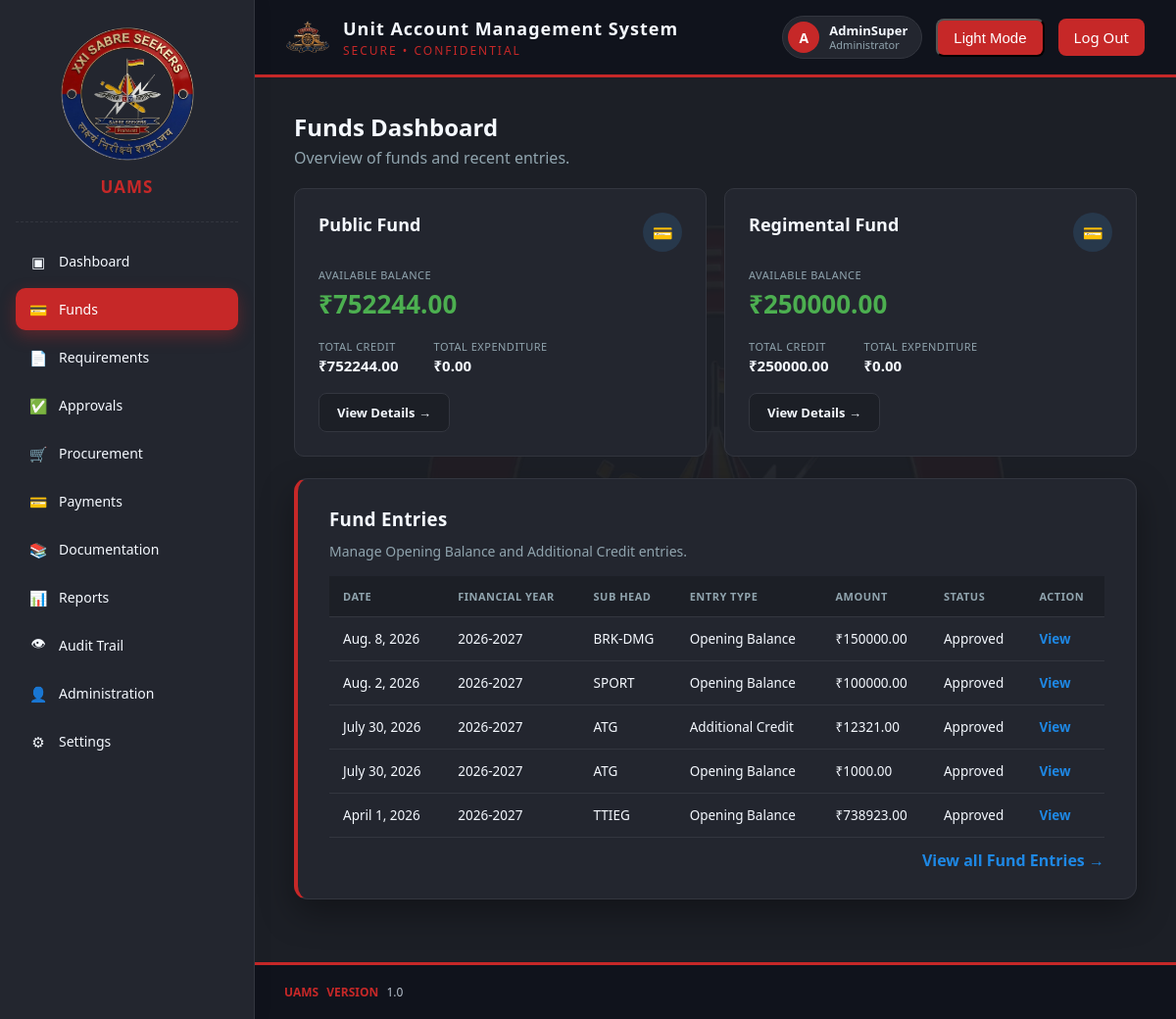
Page /finance/funds/ (signed in) on the earlier database version.
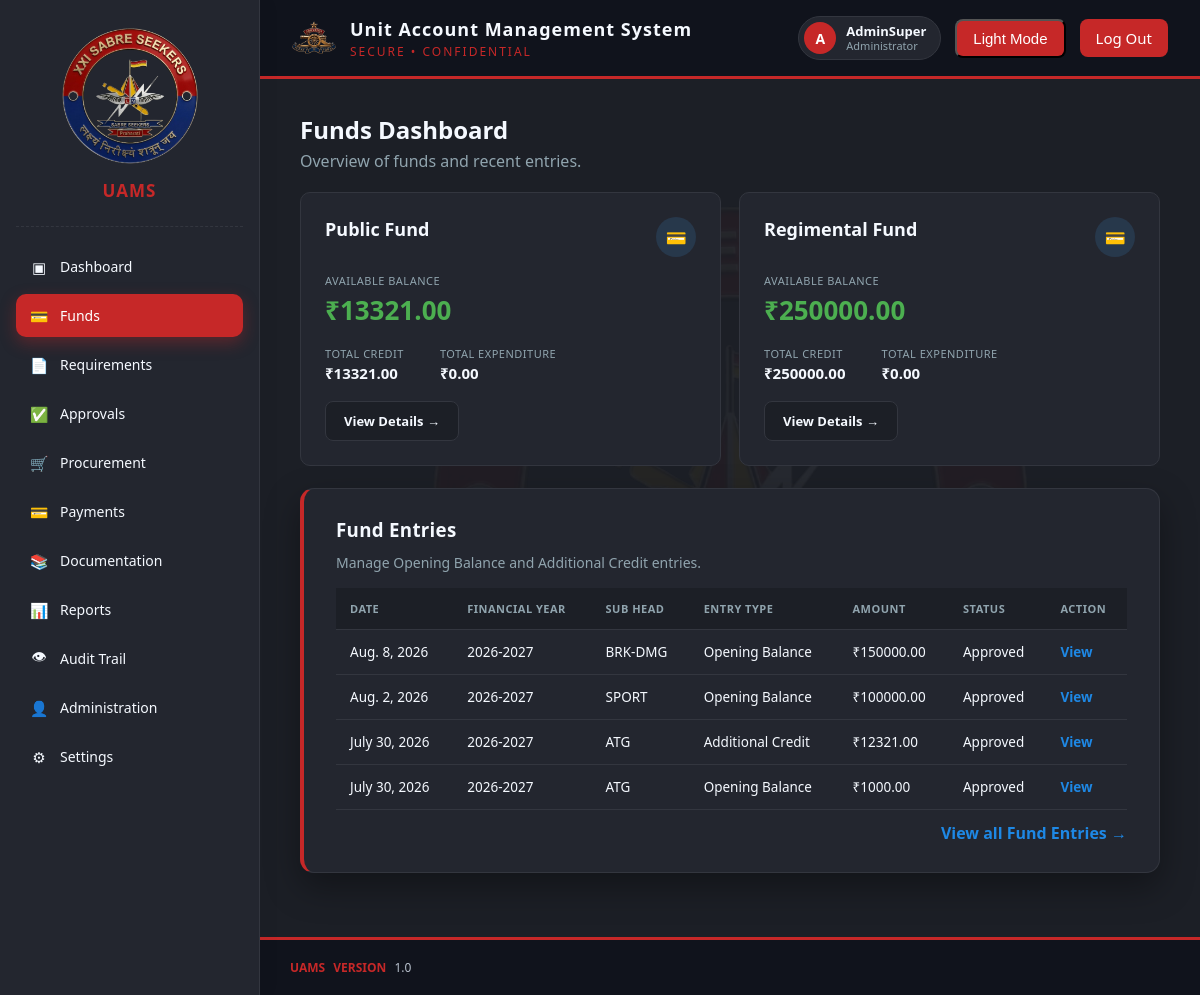
Same page on the later database version.
### masterdata/models.py (models this page shows, shortened)
class FundHead(CoreModel):
    name = models.CharField(max_length=150, unique=True)
    code = models.CharField(max_length=20, unique=True)
    is_active = models.BooleanField(default=True)
    class Meta:
        db_table = "md_fund_heads"
        ordering = ["name"]

class SubHead(CoreModel):
    fund_head = models.ForeignKey(
        FundHead, on_delete=models.PROTECT, related_name="sub_heads"
    )
    name = models.CharField(max_length=150)
    code = models.CharField(max_length=20)
    is_active = models.BooleanField(default=True)
    class Meta:
        db_table = "md_sub_heads"
        ordering = ["fund_head__name", "name"]
        unique_together = ("fund_head", "code")
        verbose_name_plural = "Sub Heads"

### finance/models.py (models this page shows, shortened)
class FundEntry(CoreModel):
    ENTRY_TYPE_CHOICES = [
        ("OPENING", "Opening Balance"),
        ("ADDITIONAL_CREDIT", "Additional Credit"),
    ]
    STATUS_CHOICES = [
        ("DRAFT", "Draft"),
        ("PENDING_CFA", "Pending CFA Approval"),
        ("APPROVED", "Approved"),
        ("RETURNED", "Returned for Correction"),
        ("REJECTED", "Rejected"),
        ("REVERSED", "Reversed"),
    ]
    financial_year = models.ForeignKey(
        FinancialYear,
        on_delete=models.PROTECT,
        related_name="fund_entries",
    )
    sub_head = models.ForeignKey(
        SubHead,
        on_delete=models.PROTECT,
        related_name="fund_entries",
    )
    entry_number = models.CharField(
        max_length=40,
        unique=True,
        editable=False,
        null=True,
        blank=True,
    )
    entry_type = models.CharField(
        max_length=25,
        choices=ENTRY_TYPE_CHOICES,
    )
    amount = models.DecimalField(
        max_digits=15,
        decimal_places=2,
        validators=[MinValueValidator(Decimal("0.01"))],
    )
    entry_date = models.DateField(
        default=timezone.localdate,
    )
    source = models.CharField(
        max_length=250,
        help_text=(
            "Example: Government grant, higher formation allocation, "
            "CSD profit or monthly cutting."
        ),
    )
    authority_number = models.CharField(
        max_length=100,
        blank=True,
        null=True,
    )
    authority_date = models.DateField(
        blank=True,
        null=True,
    )
    remarks = models.TextField(
        blank=True,
        null=True,
    )
    status = models.CharField(
        max_length=20,
        choices=STATUS_CHOICES,
        default="DRAFT",
    )
    cfa_remarks = models.TextField(
        blank=True,
        null=True,
    )
    cfa_acted_by = models.ForeignKey(
        settings.AUTH_USER_MODEL,
        on_delete=models.PROTECT,
        related_name="fund_entries_cfa_acted",
        blank=True,
        null=True,
    )
    cfa_acted_at = models.DateTimeField(
        blank=True,
        null=True,
    )
    class Meta:
        db_table = "fin_fund_entries"
        ordering = ["-entry_date", "-created_at"]
        verbose_name = "Fund Entry"
        verbose_name_plural = "Fund Entries"

class FinancialYear(CoreModel):
    name = models.CharField(
        max_length=9,
        unique=True,
        verbose_name="Financial Year",
        help_text="Example: 2026-27",
    )
    start_date = models.DateField()
    end_date = models.DateField()
    is_active = models.BooleanField(
        default=False,
        help_text="Only one financial year can remain active.",
    )
    is_closed = models.BooleanField(
        default=False,
        help_text="Closed financial years cannot accept new transactions.",
    )
    class Meta:
        db_table = "fin_financial_years"
        ordering = ["-start_date"]
        verbose_name = "Financial Year"
        verbose_name_plural = "Financial Years"
    def __str__(self):
        return self.name

### finance/views.py (the view)
@login_required
def fund_dashboard(request):
    role = getattr(request.user, "role", None)
    if role not in FUND_ROLES:
        raise PermissionDenied(
            "You are not authorised to access Funds."
        )
    fund_heads = []
    for fh in FundHead.objects.filter(is_active=True).order_by("name"):
        txns = FundTransaction.objects.filter(sub_head__fund_head=fh)
        summary = _balance_summary(txns)
        fund_heads.append({"fund_head": fh, **summary})
    if role == "ACCOUNTS_OFFICER":
        entries = FundEntry.objects.filter(
            created_by=request.user
        ).select_related(
            "financial_year", "sub_head", "sub_head__fund_head", "cfa_acted_by",
        )
    elif role == "CFA":
        entries = FundEntry.objects.filter(
            status="PENDING_CFA"
        ).select_related(
            "financial_year", "sub_head", "sub_head__fund_head", "created_by",
        )
    else:
        entries = FundEntry.objects.select_related(
            "financial_year", "sub_head", "sub_head__fund_head",
            "created_by", "cfa_acted_by",
        )
    context = {
        "fund_heads": fund_heads,
        "entries": entries[:10],
        "role": role,
    }
    return render(request, "finance/fund_dashboard.html", context)

### core_base/models.py (called while the page is built)
    def get_queryset(self):
        return super().get_queryset().filter(is_deleted=False)

### finance/views.py (called while the page is built)
def _balance_summary(transaction_qs):
    totals = transaction_qs.aggregate(
        total_credit=Coalesce(
            Sum("amount", filter=Q(transaction_type__in=CREDIT_TYPES)),
            ZERO,
        ),
        total_expenditure=Coalesce(
            Sum("amount", filter=Q(transaction_type="EXPENDITURE")),
            ZERO,
        ),
        total_debit=Coalesce(
            Sum("amount", filter=Q(transaction_type__in=DEBIT_TYPES)),
            ZERO,
        ),
    )
    totals["available_balance"] = (
        totals["total_credit"] - totals["total_debit"]
    )
    return totals

### templates/finance/fund_dashboard.html (shortened to what this page needs)
{% load static %}
<!DOCTYPE html>
<html lang="en">
<head>
  <link rel="stylesheet" href="{% static 'css/style.css' %}">
</head>
<body>
<div class="app-layout">
  {% include 'partials/sidebar.html' with active_nav='funds' %}
  <div class="main-content">
    {% include 'partials/header.html' with active_nav='funds' %}
    <div class="dashboard-shell">
      <div class="fd-page-head">
        <h2>Funds Dashboard</h2>
        <p>Overview of funds and recent entries.</p>
      </div>
      <div class="fd-fund-grid">
        {% for fh in fund_heads %}
          <div class="fd-fund-card">
            <div class="fd-fund-card-head">
              <h3>{{ fh.fund_head.name }}</h3>
              <div class="fd-fund-icon">&#128179;</div>
            </div>
            <div class="fd-balance-label">Available Balance</div>
            <div class="fd-balance-value">&#8377;{{ fh.available_balance|floatformat:2 }}</div>
            <div class="fd-mini-row">
              <div>
                <div class="fd-mini-label">Total Credit</div>
                <div class="fd-mini-value">&#8377;{{ fh.total_credit|floatformat:2 }}</div>
              </div>
              <div>
                <div class="fd-mini-label">Total Expenditure</div>
                <div class="fd-mini-value">&#8377;{{ fh.total_expenditure|floatformat:2 }}</div>
              </div>
            </div>
            <a href="{% url 'finance:fund-head-detail' fh.fund_head.pk %}" class="fd-view-btn">View Details &rarr;</a>
          </div>
        {% empty %}
          <div class="fd-fund-card">
            <p style="color:var(--text-secondary);">No active Fund Heads configured yet.</p>
          </div>
        {% endfor %}
      </div>
      <div class="card">
        <div class="fd-entries-head">
          <div>
            <h3>Fund Entries</h3>
            <p>Manage Opening Balance and Additional Credit entries.</p>
          </div>
        </div>
        <table class="fd-table">
          <thead>
            <tr>
              <th>Date</th>
              <th>Financial Year</th>
              <th>Sub Head</th>
              <th>Entry Type</th>
              <th>Amount</th>
              <th>Status</th>
              <th>Action</th>
            </tr>
          </thead>
          <tbody>
            {% for entry in entries %}
              <tr>
                <td>{{ entry.entry_date }}</td>
                <td>{{ entry.financial_year }}</td>
                <td>{{ entry.sub_head.code }}</td>
                <td>{{ entry.get_entry_type_display }}</td>
                <td>&#8377;{{ entry.amount }}</td>
                <td>{{ entry.get_status_display }}</td>
                <td><a href="{% url 'finance:fund-entry-detail' entry.pk %}" class="fd-view-link">View</a></td>
              </tr>
            {% empty %}
              <tr><td colspan="7" class="fd-empty">No Fund Entries found.</td></tr>
            {% endfor %}
          </tbody>
        </table>
        <div style="text-align:right; margin-top:12px;">
          <a href="{% url 'finance:fund-entry-list' %}" class="fd-view-link">View all Fund Entries &rarr;</a>
        </div>
      </div>
    </div>
    {% include 'partials/footer.html' %}
  </div>
</div>
</body>
</html>

Differences in the rows shown:
removed FundEntry: entry_date "April 1, 2026", financial_year "2026-2027", sub_head.code "TTIEG", entry_type "Opening Balance", amount "738923.00", status "Approved"
computed for FundHead "Public Fund": available_balance "752244.00" → "13321.00"; total_credit "752244.00" → "13321.00"
